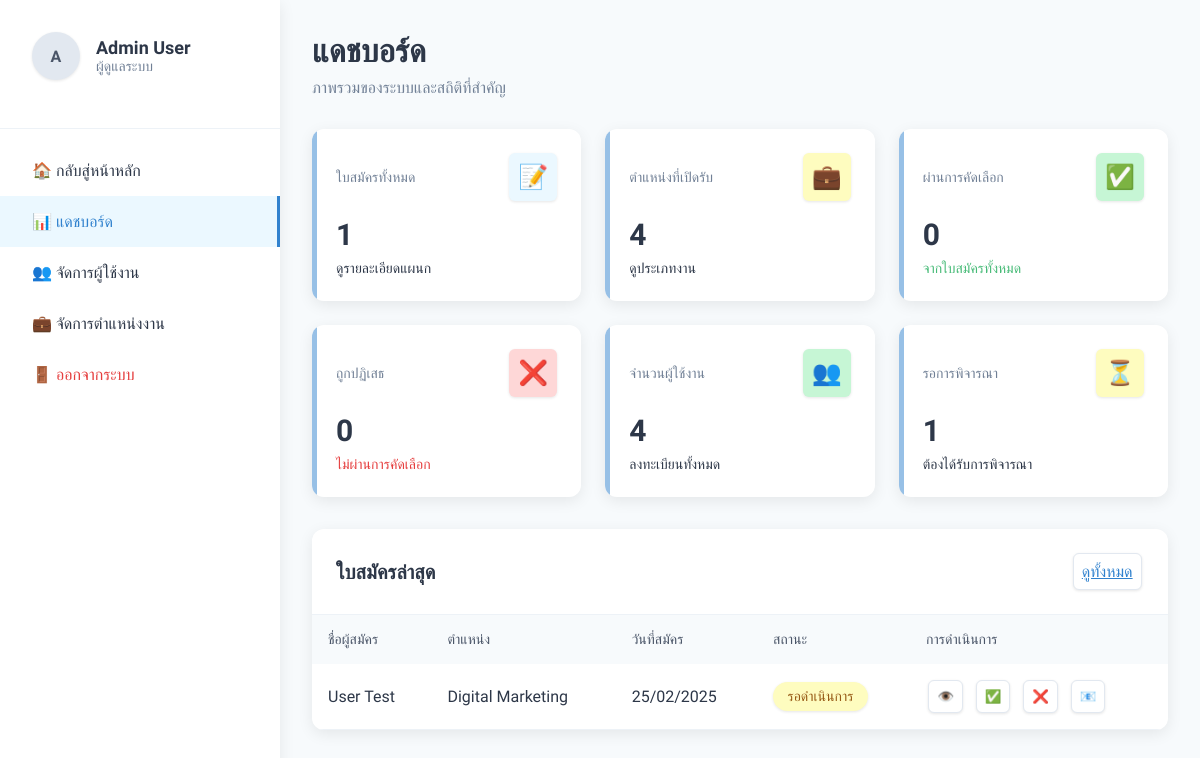
Page /admin/dashboard.php (signed in) on the committed database.
### tables this page shows
CREATE TABLE `applications` (
  `id` int(11) NOT NULL,
  `user_id` int(11) NOT NULL,
  `position_id` int(11) NOT NULL,
  `resume_path` varchar(255) DEFAULT NULL,
  `cover_letter` longtext DEFAULT NULL,
  `status` enum('pending','approved','rejected') DEFAULT 'pending',
  `created_at` timestamp NOT NULL DEFAULT current_timestamp(),
  `updated_at` timestamp NOT NULL DEFAULT current_timestamp() ON UPDATE current_timestamp(),
  `updated_by` int(11) DEFAULT NULL
);

CREATE TABLE `users` (
  `id` int(11) NOT NULL,
  `name` varchar(100) NOT NULL,
  `email` varchar(100) NOT NULL,
  `phone` varchar(20) NOT NULL,
  `password` varchar(255) NOT NULL,
  `role` enum('user','admin') DEFAULT 'user',
  `created_at` timestamp NOT NULL DEFAULT current_timestamp(),
  `updated_at` timestamp NOT NULL DEFAULT current_timestamp() ON UPDATE current_timestamp(),
  `last_login` timestamp NULL DEFAULT NULL
);

CREATE TABLE `positions` (
  `id` int(11) NOT NULL,
  `title` varchar(100) NOT NULL,
  `department` varchar(100) NOT NULL,
  `description` text DEFAULT NULL,
  `requirements` text DEFAULT NULL,
  `salary_min` int(11) DEFAULT NULL,
  `salary_max` int(11) DEFAULT NULL,
  `location` varchar(100) DEFAULT NULL,
  `type` enum('Full-time','Part-time','Contract','Internship') DEFAULT 'Full-time',
  `status` enum('open','closed','draft') DEFAULT 'draft',
  `created_at` timestamp NOT NULL DEFAULT current_timestamp(),
  `updated_at` timestamp NOT NULL DEFAULT current_timestamp() ON UPDATE current_timestamp(),
  `created_by` int(11) DEFAULT NULL,
  `updated_by` int(11) DEFAULT NULL
);

### admin/dashboard.php (the view, shortened to what this page needs)
<?php
require_once '../config.php';
$stats = [
    'total_applications' => 0,
    'open_positions' => 0,
    'approved' => 0,
    'pending' => 0,
    'department_applications' => [],
    'user_count' => 0,
    'job_types' => [],
    'rejected' => 0
];
$result = $conn->query("SELECT COUNT(*) as count FROM applications");
$stats['total_applications'] = $result->fetch_assoc()['count'];
$result = $conn->query("SELECT COUNT(*) as count FROM positions WHERE status = 'open'");
$stats['open_positions'] = $result->fetch_assoc()['count'];
$result = $conn->query("SELECT COUNT(*) as count FROM applications WHERE status = 'approved'");
$stats['approved'] = $result->fetch_assoc()['count'];
$result = $conn->query("SELECT COUNT(*) as count FROM applications WHERE status = 'rejected'");
$stats['rejected'] = $result->fetch_assoc()['count'];
$result = $conn->query("SELECT COUNT(*) as count FROM applications WHERE status = 'pending'");
$stats['pending'] = $result->fetch_assoc()['count'];
$result = $conn->query("
    SELECT p.department, COUNT(*) as count
    FROM applications a
    JOIN positions p ON a.position_id = p.id
    GROUP BY p.department
");
while ($row = $result->fetch_assoc()) {
    $stats['department_applications'][$row['department']] = $row['count'];
}
$result = $conn->query("SELECT COUNT(*) as count FROM users");
$stats['user_count'] = $result->fetch_assoc()['count'];
$result = $conn->query("
    SELECT type, COUNT(*) as count
    FROM positions
    WHERE status = 'open'
    GROUP BY type
");
while ($row = $result->fetch_assoc()) {
    $stats['job_types'][$row['type']] = $row['count'];
}
$latest_applications = $conn->query("
    SELECT a.*, p.title as position_title, u.name as applicant_name
    FROM applications a
    JOIN positions p ON a.position_id = p.id
    JOIN users u ON a.user_id = u.id
    ORDER BY a.created_at DESC
    LIMIT 10
");
?>
<!DOCTYPE html>
<html lang="th">
<head>
</head>
<body>
    <aside class="sidebar">
        <div class="sidebar-header">
            <div class="admin-info">
                <div class="admin-avatar">
                    <?php echo strtoupper(substr($_SESSION['user_name'], 0, 1)); ?>
                </div>
                <div class="admin-details">
                    <h3><?php echo htmlspecialchars($_SESSION['user_name']); ?></h3>
                    <p>ผู้ดูแลระบบ</p>
                </div>
            </div>
        </div>
        <nav class="sidebar-menu">
            <a href="../index.php" class="menu-item">
                🏠 กลับสู่หน้าหลัก
            </a>
            <a href="dashboard.php" class="menu-item active">
                📊 แดชบอร์ด
            </a>
            <a href="usermanage.php" class="menu-item">
                👥 จัดการผู้ใช้งาน
            </a>
            <a href="positions.php" class="menu-item">
                💼 จัดการตำแหน่งงาน
            </a>
            <a href="../logout.php" class="menu-item" style="color: var(--danger-color);">
                🚪 ออกจากระบบ
            </a>
        </nav>
    </aside>
    <main class="main-content">
        <div class="dashboard-header">
            <div class="welcome-text">
                <h1>แดชบอร์ด</h1>
                <p>ภาพรวมของระบบและสถิติที่สำคัญ</p>
            </div>
        </div>
        <div class="stats-grid">
            <div class="stat-card">
                <div class="stat-header">
                    <span class="stat-title">ใบสมัครทั้งหมด</span>
                    <div class="stat-icon" style="background: var(--stat-blue-bg); color: var(--stat-blue-text);">📝</div>
                </div>
                <div class="stat-value"><?php echo number_format($stats['total_applications']); ?></div>
                <div class="stat-trend" onclick="openDepartmentModal()">
                    ดูรายละเอียดแผนก
                </div>
            </div>
            <div class="stat-card">
                <div class="stat-header">
                    <span class="stat-title">ตำแหน่งที่เปิดรับ</span>
                    <div class="stat-icon" style="background: var(--stat-yellow-bg); color: var(--stat-yellow-text);">💼</div>
                </div>
                <div class="stat-value"><?php echo number_format($stats['open_positions']); ?></div>
                <div class="stat-trend" onclick="openJobTypeModal()">
                    ดูประเภทงาน
                </div>
            </div>
            <div class="stat-card">
                <div class="stat-header">
                    <span class="stat-title">ผ่านการคัดเลือก</span>
                    <div class="stat-icon" style="background: var(--stat-green-bg); color: var(--stat-green-text);">✅</div>
                </div>
                <div class="stat-value"><?php echo number_format($stats['approved']); ?></div>
                <div class="stat-trend trend-up">
                    จากใบสมัครทั้งหมด
                </div>
            </div>
            <div class="stat-card">
                <div class="stat-header">
                    <span class="stat-title">ถูกปฏิเสธ</span>
                    <div class="stat-icon" style="background: var(--stat-red-bg); color: var(--stat-red-text);">❌</div>
                </div>
                <div class="stat-value"><?php echo number_format($stats['rejected']); ?></div>
                <div class="stat-trend trend-down">
                    ไม่ผ่านการคัดเลือก
                </div>
            </div>
            <div class="stat-card">
                <div class="stat-header">
                    <span class="stat-title">จำนวนผู้ใช้งาน</span>
                    <div class="stat-icon" style="background: var(--stat-green-bg); color: var(--stat-green-text);">👥</div>
                </div>
                <div class="stat-value"><?php echo number_format($stats['user_count']); ?></div>
                <div class="stat-trend">
                    ลงทะเบียนทั้งหมด
                </div>
            </div>
            <div class="stat-card">
                <div class="stat-header">
                    <span class="stat-title">รอการพิจารณา</span>
                    <div class="stat-icon" style="background: var(--stat-yellow-bg); color: var(--stat-yellow-text);">⏳</div>
                </div>
                <div class="stat-value"><?php echo number_format($stats['pending']); ?></div>
                <div class="stat-trend">
                    ต้องได้รับการพิจารณา
                </div>
            </div>
        </div>
        <div class="applications-table">
            <div class="table-header">
                <h2>ใบสมัครล่าสุด</h2>
                <a href="applications.php" class="action-btn view">ดูทั้งหมด</a>
            </div>
            <div class="table-responsive">
                <table>
                    <thead>
                        <tr>
                            <th>ชื่อผู้สมัคร</th>
                            <th>ตำแหน่ง</th>
                            <th>วันที่สมัคร</th>
                            <th>สถานะ</th>
                            <th>การดำเนินการ</th>
                        </tr>
                    </thead>
                    <tbody>
                        <?php while ($app = $latest_applications->fetch_assoc()): ?>
                            <tr data-id="<?php echo $app['id']; ?>">
                                <td><?php echo htmlspecialchars($app['applicant_name']); ?></td>
                                <td><?php echo htmlspecialchars($app['position_title']); ?></td>
                                <td><?php echo date('d/m/Y', strtotime($app['created_at'])); ?></td>
                                <td>
                                    <?php
                                    $status_class = '';
                                    $status_text = '';
                                    switch($app['status']) {
                                        case 'pending':
                                            $status_class = 'status-pending';
                                            $status_text = 'รอดำเนินการ';
                                            break;
                                    }
                                    ?>
                                    <span class="status-pill <?php echo $status_class; ?>">
                                        <?php echo $status_text; ?>
                                    </span>
                                </td>
                                <td>
                                    <div class="action-buttons">
                                        <button onclick="viewApplication(<?php echo $app['id']; ?>)"
                                                class="action-btn view" title="ดูรายละเอียด">👁️</button>
                                        <?php if ($app['status'] == 'pending'): ?>
                                            <button onclick="updateStatus(<?php echo $app['id']; ?>, 'approved')"
                                                    class="action-btn approve" title="อนุมัติ">✅</button>
                                            <button onclick="updateStatus(<?php echo $app['id']; ?>, 'rejected')"
                                                    class="action-btn reject" title="ปฏิเสธ">❌</button>
                                        <?php endif; ?>
                                        <button onclick="sendEmail(<?php echo $app['id']; ?>)"
                                                class="action-btn" title="ส่งอีเมล">📧</button>
                                    </div>
                                </td>
                            </tr>
                        <?php endwhile; ?>
                    </tbody>
                </table>
            </div>
        </div>
    </main>
</body>
</html>

### rows in the picture
applications: user.name "User Test", position.title "Digital Marketing", created_at "25/02/2025", status "รอดำเนินการ"

### other values in the picture
substr($_SESSION['user_name'], 0, 1) "A"
$_SESSION['user_name'] "Admin User"
$stats['total_applications'] "1"
$stats['open_positions'] "4"
$stats['approved'] "0"
$stats['rejected'] "0"
$stats['user_count'] "4"
$stats['pending'] "1"
